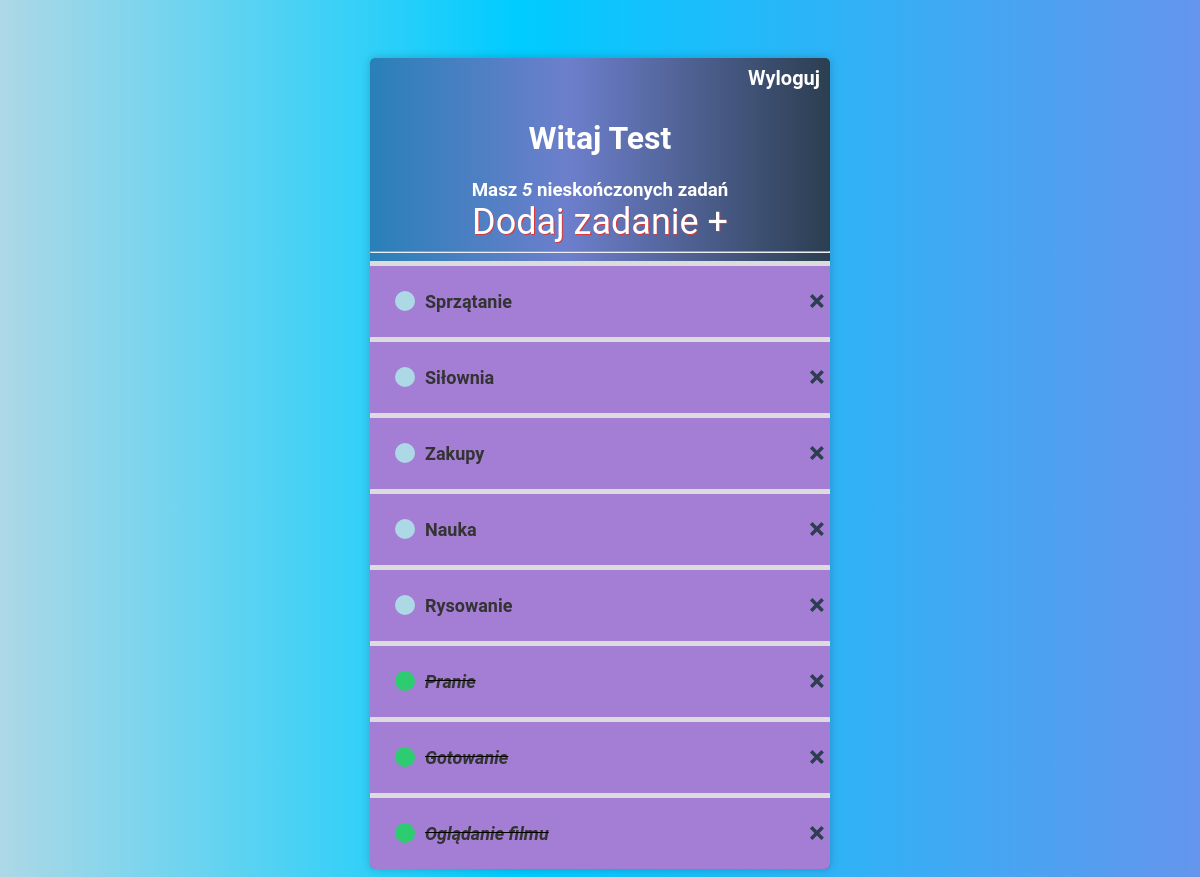
The app's page / (signed in) with its own data.
### podstawa/models.py (models this page shows)
class Zadanie(models.Model):
    nazwa=models.CharField(max_length=255,null=True,blank=True)
    opis=models.TextField(null=True,blank=True)
    status=models.BooleanField(default=False)
    data_roz=models.DateField(auto_now_add=True)
    user=models.ForeignKey(User, on_delete=models.CASCADE,null=True,blank=True)
    def __str__(self):
        return self.nazwa
    class Meta:
        ordering =['status']

### podstawa/views.py (the view)
# urls.py: path('', ListaZadan.as_view(),name='zadania'),
class ListaZadan(LoginRequiredMixin,ListView):
    model = Zadanie
    context_object_name= 'zadania'
    def get_context_data(self,**kwargs):
        context=super().get_context_data(**kwargs)
        context['zadania']=context['zadania'].filter(user=self.request.user)
        context['count']=context['zadania'].filter(status=False).count()
        return context
    """def zadania(request):
        zadania = Zadanie.objects.filter(uzytkownik=request.user, status=False).order_by('czas_utworzenia')
        count = zadania.count()
        for zadanie in zadania:
            if zadanie.czas_zakonczenia and zadanie.czas_zakonczenia <= timezone.now():

                zadanie.status = True
                zadanie.save()
                return render(request, 'todo/zadania.html', {'zadania': zadania, 'count': count})"""

### podstawa/templates/podstawa/zadanie_list.html (shortened to what this page needs)
{% extends 'podstawa/main.html' %}
{% block content %}
{% if request.user.is_authenticated %}
<a class= wyloguj href="{% url 'logout' %}">Wyloguj</a>
{% else %}
<a href="{% url 'login' %}">Zaloguj</a>
{% endif %}
<div class="header-bar">
    <div>
        <h1>Witaj {{request.user|title}}</h1>
        <h3 style="margin:0">Masz <i>{{count}}</i> nieskończonych zadań</h3>
    </div>
</div>
<div class "dodaj">
    <a id="add-link" href="{% url 'stworz-zadanie'%}"> Dodaj zadanie &#x2b;</a>
</div>
<hr>
<div class="wyglad-elementow-zadania">
    {% for zadanie in zadania %}
        <div class="elementy-zadania">
            {% if zadanie.status %}
                <div class="wyglad-zadania">
                    <div class="ikona-skonczonego-zadania"></div>
                    <i><s><a href="{% url 'edytuj-zadanie' zadanie.id %}">{{zadanie}}</a></s></i>
                </div>
            {% else %}
                <div class="wyglad-zadania">
                    <div class="ikona-nieskonczonego-zadania"></div>
                    <a href="{% url 'edytuj-zadanie' zadanie.id %}">{{zadanie}}</a>
                </div>
            {% endif %}
            <a class="usun-zadanie" href="{% url 'usun-zadanie' zadanie.id %}"> &#215;</a>
        </div>
    {% empty %}
        <h3>Brak zadań</h3>
    {% endfor %}
</div>
{% endblock %}

### podstawa/templates/podstawa/main.html (shortened to what this page needs)
<!DOCTYPE html>
<html>
<head>
</head>
<body>
    <div class="container">
        {% block content %}
        {% endblock content %}
    </div>
</body>
</html>

### podstawa/templates/podstawa/main.html (style rules this page uses)
body { background: linear-gradient(90deg, #ADD8E6 0%, #00CCFF 43%, #6495ED 100%); font-family: 'Roboto', sans-serif; padding-top: 50px; }
.container { max-width: 460px; margin: auto; background-color: #fff; text-align: center align-items: center; box-shadow: 0px 0px 10px rgba(0,0,0,0.2); border-radius: 5px; overflow: hidden; background: linear-gradient(90deg, #2980b9 0%, #6d7fcc 43%, #2c3e50 100%); }
.header-bar { display: flex; flex-direction: column; justify-content: center; align-items: center; text-align: center; color: #fff; border-radius: 5px 5px 0 0; background: linear-gradient(90deg, #2980b9 0%, #6d7fcc 43%, #2c3e50 100%); margin: 0 auto; height: 100%; }
.elementy-zadania { display: flex; align-items: center; justify-content: space-between; border-top: 5px solid #dcdcdc; overflow: hidden; background-color: #a47dd4; padding: 5px; }
.wyglad-zadania { display: flex; align-items: center; padding: 20px; background-color: #a47dd4; }
.wyglad-zadania a { text-decoration: none; color: #333; margin-left: 10px; font-size: 18px; font-weight: 600; }
.ikona-skonczonego-zadania { height: 20px; width: 20px; background-color: #2ecc71; border-radius: 50%; }
.ikona-nieskonczonego-zadania { height: 20px; width: 20px; background-color: #ADD8E6; border-radius: 50%; }
.usun-zadanie { text-decoration: none; font-weight: 700; color: #2c3e50; font-size: 30px; line-height: 0; padding: 20px 0px; }
.wyloguj { text-decoration: none; font-weight: 700; color: #fff; font-size: 20px; line-height: 0; padding: 20px 0px; display: flex; justify-content: flex-end; text-align: right; margin-right: 10px; }
#add-link { display: flex; flex-direction: column; justify-content: center; align-items: center; text-align: center; color: #fff; text-decoration: none; font-size: 36px; text-shadow: 1px 1px #d83a3a; transition: transform 0.2s ease-in-out; }

### records on screen
Zadanie: nazwa "Sprzątanie"
Zadanie: nazwa "Siłownia"
Zadanie: nazwa "Zakupy"
Zadanie: nazwa "Nauka"
Zadanie: nazwa "Rysowanie"
Zadanie: nazwa "Pranie"
Zadanie: nazwa "Gotowanie"
Zadanie: nazwa "Oglądanie filmu"

### other values on screen
{{ request.user|title }} "Test"
{{ count }} "5"
